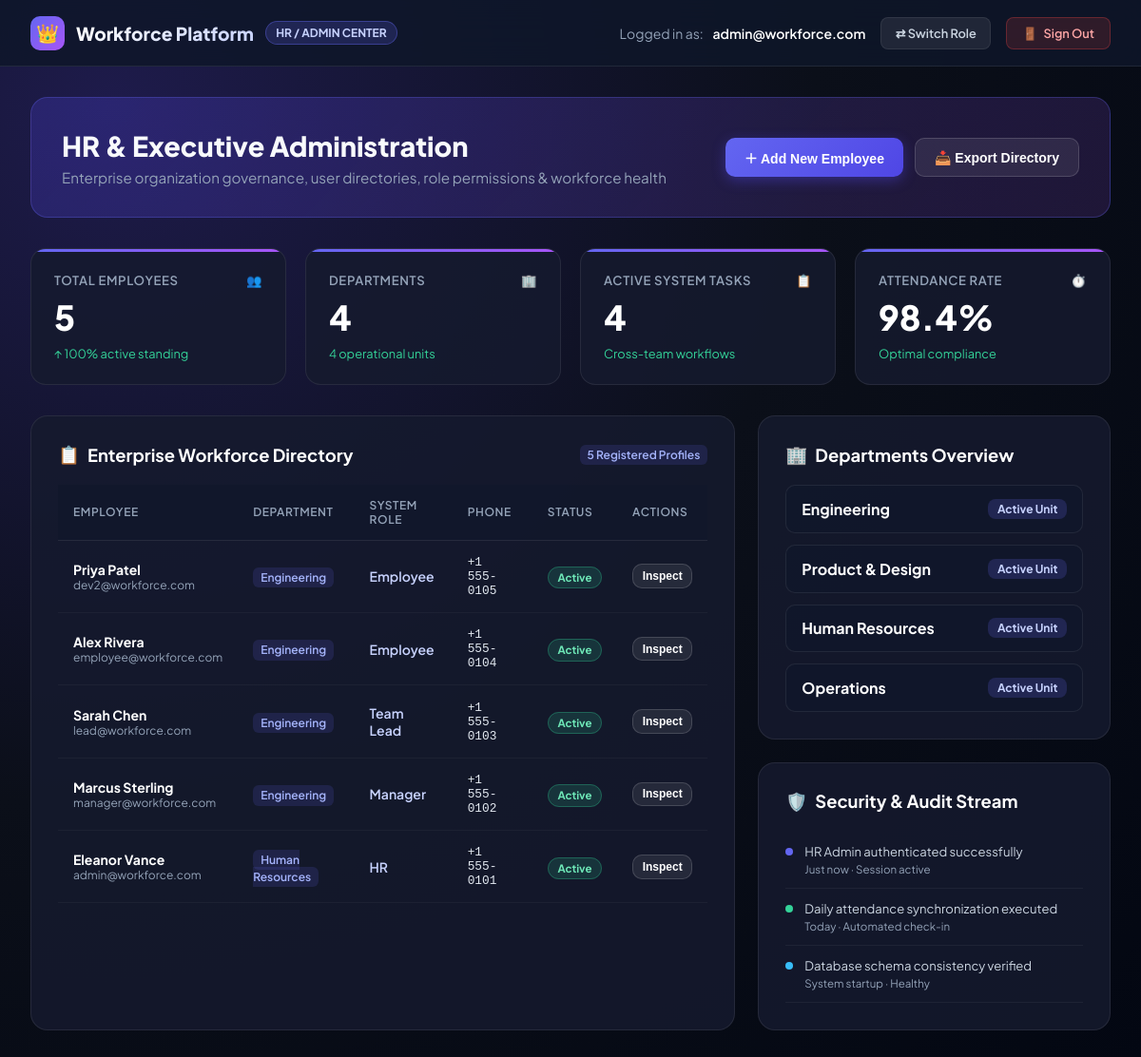
The page /admin/dashboard (signed in) on the database its author committed.
### workforce_platform/models/user.py (models this page shows, shortened)
class User(db.Model, UserMixin):
    __tablename__ = 'users'
    id = db.Column(db.Integer, primary_key=True)
    email = db.Column(db.String(120), unique=True, nullable=False, index=True)
    password_hash = db.Column(db.String(255), nullable=False)
    role_id = db.Column(db.Integer, db.ForeignKey('roles.id'), nullable=False)
    is_active = db.Column(db.Boolean, default=True, nullable=False)
    created_at = db.Column(db.DateTime, default=datetime.utcnow)
    updated_at = db.Column(db.DateTime, default=datetime.utcnow, onupdate=datetime.utcnow)
    role = db.relationship('Role', backref=db.backref('users', lazy='dynamic'))
    employee = db.relationship('Employee', uselist=False, backref='user')

### workforce_platform/models/employee.py (models this page shows, shortened)
class Employee(db.Model):
    __tablename__ = 'employees'
    id = db.Column(db.Integer, primary_key=True)
    user_id = db.Column(db.Integer, db.ForeignKey('users.id'), unique=True, nullable=False)
    first_name = db.Column(db.String(100), nullable=False)
    last_name = db.Column(db.String(100), nullable=False)
    @property
    def full_name(self):
        return f"{self.first_name} {self.last_name}"
    phone = db.Column(db.String(20))
    department_id = db.Column(db.Integer, db.ForeignKey('departments.id'))
    team_id = db.Column(db.Integer, db.ForeignKey('teams.id'))
    manager_id = db.Column(db.Integer, db.ForeignKey('employees.id'))  # self-referential
    lead_id = db.Column(db.Integer, db.ForeignKey('employees.id'))
    joining_date = db.Column(db.Date)
    status = db.Column(db.String(20), default='active')
    created_at = db.Column(db.DateTime, default=datetime.utcnow)
    updated_at = db.Column(db.DateTime, default=datetime.utcnow, onupdate=datetime.utcnow)
    department = db.relationship('Department', foreign_keys=[department_id], back_populates='employees')
    team = db.relationship('Team', foreign_keys=[team_id])
    manager = db.relationship('Employee', remote_side=[id], backref='managed_employees', foreign_keys=[manager_id])
    lead = db.relationship('Employee', remote_side=[id], backref='lead_employees', foreign_keys=[lead_id])
    skills = db.relationship('Skill', secondary=employee_skills, backref='employees')
    tasks = db.relationship('Task', secondary=task_assignments, back_populates='assigned_employees')
    notifications = db.relationship('Notification', back_populates='employee', lazy='dynamic')

### workforce_platform/models/department.py (models this page shows, shortened)
class Department(db.Model):
    __tablename__ = 'departments'
    id = db.Column(db.Integer, primary_key=True)
    name = db.Column(db.String(100), unique=True, nullable=False)
    created_at = db.Column(db.DateTime, default=datetime.utcnow)
    updated_at = db.Column(db.DateTime, default=datetime.utcnow, onupdate=datetime.utcnow)
    teams = db.relationship('Team', backref='department', lazy='dynamic')
    employees = db.relationship('Employee', back_populates='department', lazy='dynamic')

### workforce_platform/models/role.py (models this page shows, shortened)
class Role(db.Model):
    __tablename__ = 'roles'
    id = db.Column(db.Integer, primary_key=True)
    name = db.Column(db.String(50), unique=True, nullable=False)

### workforce_platform/routes/admin.py (the view)
@admin_bp.route('/dashboard')
@role_required('HR', 'Admin')
@login_required
def dashboard():
    users = User.query.all()
    employees = Employee.query.order_by(Employee.id.desc()).all()
    departments = Department.query.all()
    roles = Role.query.all()
    skills = Skill.query.all()
    leave_requests = LeaveRequest.query.order_by(LeaveRequest.id.desc()).all()
    tasks_count = Task.query.count()
    active_employees_count = Employee.query.filter_by(status='active').count()
    return render_template(
        'admin/dashboard.html',
        users=users,
        employees=employees,
        departments=departments,
        roles=roles,
        skills=skills,
        leave_requests=leave_requests,
        tasks_count=tasks_count,
        active_employees_count=active_employees_count,
        current_user=current_user
    )

### workforce_platform/routes/auth.py (called while the page is built)
@login_manager.user_loader
def load_user(user_id):
    return User.query.get(int(user_id))

### workforce_platform/templates/admin/dashboard.html (shortened to what this page needs)
<!DOCTYPE html>
<html lang="en">
<head>
</head>
<body>
    <header class="navbar">
        <div class="nav-brand">
            <div class="brand-logo">👑</div>
            <div class="brand-text">Workforce Platform</div>
            <span class="role-pill">HR / Admin Center</span>
        </div>
        <div class="nav-actions">
            <div class="user-profile">
                <span>Logged in as:</span>
                <span class="user-name">{{ current_user.email }}</span>
            </div>
            <a href="{{ url_for('auth.login') }}" class="btn-switch">⇄ Switch Role</a>
            <a href="{{ url_for('auth.logout') }}" class="btn-logout">
                <span>🚪</span>
                <span>Sign Out</span>
            </a>
        </div>
    </header>
    <main class="dashboard-container">
        <section class="hero-banner">
            <div class="hero-title">
                <h2>HR & Executive Administration</h2>
                <p>Enterprise organization governance, user directories, role permissions & workforce health</p>
            </div>
            <div class="hero-buttons">
                <button class="btn-primary" onclick="alert('Action: Add Employee modal opened')">＋ Add New Employee</button>
                <button class="btn-secondary" onclick="alert('Exporting full workforce compliance report (CSV)...')">📥 Export Directory</button>
            </div>
        </section>
        <section class="stat-grid">
            <div class="stat-card">
                <div class="stat-header">
                    <span>Total Employees</span>
                    <span>👥</span>
                </div>
                <div class="stat-value">{{ employees|length }}</div>
                <div class="stat-footer">
                    <span>↑ 100% active standing</span>
                </div>
            </div>
            <div class="stat-card">
                <div class="stat-header">
                    <span>Departments</span>
                    <span>🏢</span>
                </div>
                <div class="stat-value">{{ departments|length }}</div>
                <div class="stat-footer">
                    <span>4 operational units</span>
                </div>
            </div>
            <div class="stat-card">
                <div class="stat-header">
                    <span>Active System Tasks</span>
                    <span>📋</span>
                </div>
                <div class="stat-value">{{ tasks_count }}</div>
                <div class="stat-footer">
                    <span>Cross-team workflows</span>
                </div>
            </div>
            <div class="stat-card">
                <div class="stat-header">
                    <span>Attendance Rate</span>
                    <span>⏱️</span>
                </div>
                <div class="stat-value">98.4%</div>
                <div class="stat-footer">
                    <span>Optimal compliance</span>
                </div>
            </div>
        </section>
        <div class="content-grid">
            <div class="card">
                <div class="card-header">
                    <div class="card-title">
                        <span>📋</span>
                        <span>Enterprise Workforce Directory</span>
                    </div>
                    <span class="badge-dept">{{ employees|length }} Registered Profiles</span>
                </div>
                <div class="table-responsive">
                    <table>
                        <thead>
                            <tr>
                                <th>Employee</th>
                                <th>Department</th>
                                <th>System Role</th>
                                <th>Phone</th>
                                <th>Status</th>
                                <th>Actions</th>
                            </tr>
                        </thead>
                        <tbody>
                            {% for emp in employees %}
                            <tr>
                                <td>
                                    <div style="font-weight: 700; color: #ffffff;">{{ emp.full_name }}</div>
                                    <div style="font-size: 0.75rem; color: #94a3b8;">{{ emp.user.email if emp.user else 'N/A' }}</div>
                                </td>
                                <td>
                                    <span class="badge-dept">{{ emp.department.name if emp.department else 'Engineering' }}</span>
                                </td>
                                <td>
                                    <span style="font-weight: 600; color: #c7d2fe;">{{ emp.user.role.name if emp.user and emp.user.role else 'Standard' }}</span>
                                </td>
                                <td style="font-family: monospace; font-size: 0.8rem;">{{ emp.phone or '+1 555-0199' }}</td>
                                <td>
                                    <span class="badge-active">Active</span>
                                </td>
                                <td>
                                    <button class="btn-secondary" style="padding: 0.3rem 0.6rem; font-size: 0.75rem;" onclick="alert('Viewing audit details for {{ emp.full_name }}')">Inspect</button>
                                </td>
                            </tr>
                            {% endfor %}
                        </tbody>
                    </table>
                </div>
            </div>
            <div style="display: flex; flex-direction: column; gap: 1.5rem;">
                <div class="card">
                    <div class="card-header">
                        <div class="card-title">
                            <span>🏢</span>
                            <span>Departments Overview</span>
                        </div>
                    </div>
                    <div style="display: flex; flex-direction: column; gap: 0.75rem;">
                        {% for dept in departments %}
                        <div class="dept-item">
                            <span class="dept-name">{{ dept.name }}</span>
                            <span class="dept-count">Active Unit</span>
                        </div>
                        {% endfor %}
                    </div>
                </div>
                <div class="card">
                    <div class="card-header">
                        <div class="card-title">
                            <span>🛡️</span>
                            <span>Security & Audit Stream</span>
                        </div>
                    </div>
                    <div>
                        <div class="audit-item">
                            <div class="audit-dot"></div>
                            <div>
                                <div class="audit-text">HR Admin authenticated successfully</div>
                                <div class="audit-time">Just now · Session active</div>
                            </div>
                        </div>
                        <div class="audit-item">
                            <div class="audit-dot" style="background: #34d399;"></div>
                            <div>
                                <div class="audit-text">Daily attendance synchronization executed</div>
                                <div class="audit-time">Today · Automated check-in</div>
                            </div>
                        </div>
                        <div class="audit-item">
                            <div class="audit-dot" style="background: #38bdf8;"></div>
                            <div>
                                <div class="audit-text">Database schema consistency verified</div>
                                <div class="audit-time">System startup · Healthy</div>
                            </div>
                        </div>
                    </div>
                </div>
            </div>
        </div>
    </main>
</body>
</html>

### rows shown on the page
User: email "admin@workforce.com"
Employee: full_name "Priya Patel", user "dev2@workforce.com", department "Engineering", user.role "Employee", phone "+1 555-0105"
Employee: full_name "Alex Rivera", user "employee@workforce.com", department "Engineering", user.role "Employee", phone "+1 555-0104"
Employee: full_name "Sarah Chen", user "lead@workforce.com", department "Engineering", user.role "Team Lead", phone "+1 555-0103"
Employee: full_name "Marcus Sterling", user "manager@workforce.com", department "Engineering", user.role "Manager", phone "+1 555-0102"
Employee: full_name "Eleanor Vance", user "admin@workforce.com", department "Human Resources", user.role "HR", phone "+1 555-0101"
Department: name "Engineering"
Department: name "Product & Design"
Department: name "Human Resources"
Department: name "Operations"

### other values the page prints
{{ employees|length }} "5"
{{ departments|length }} "4"
{{ tasks_count }} "4"
